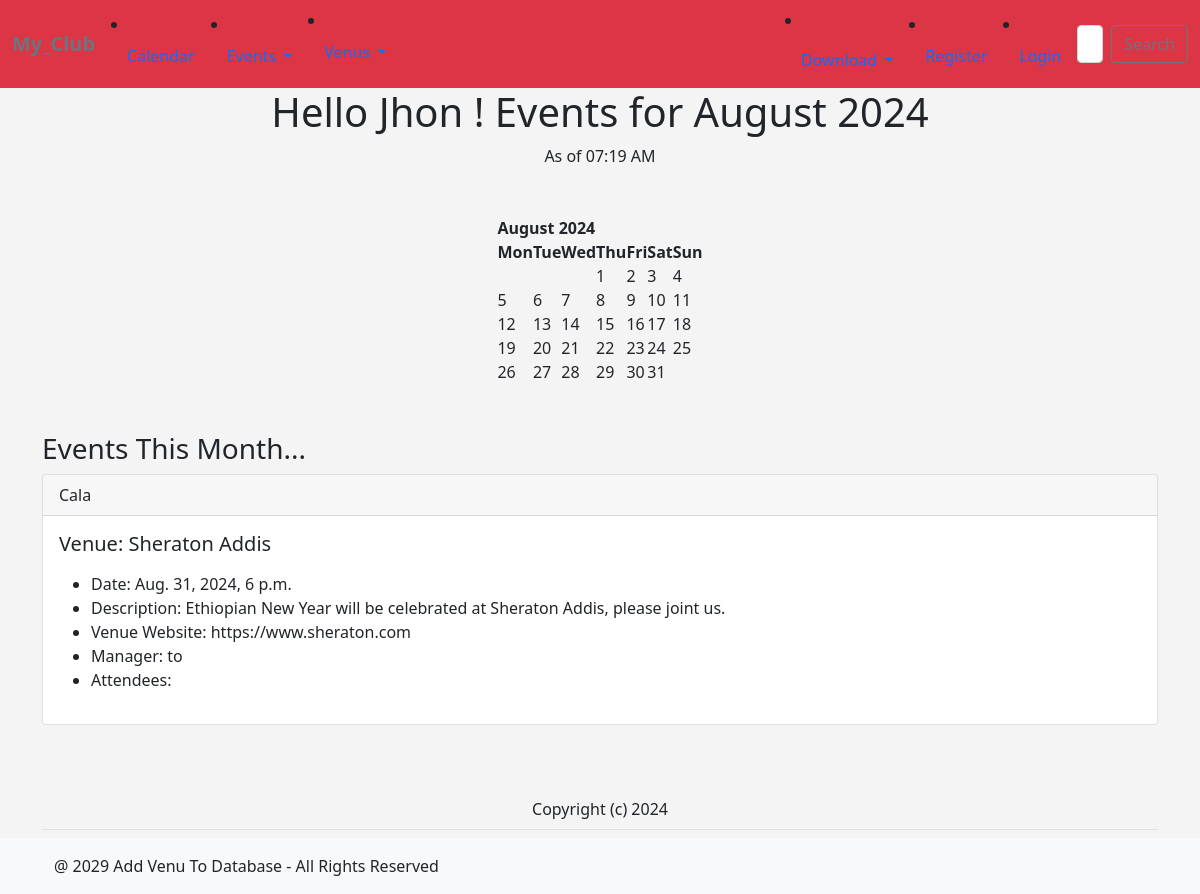
The app's page /index/, older data.
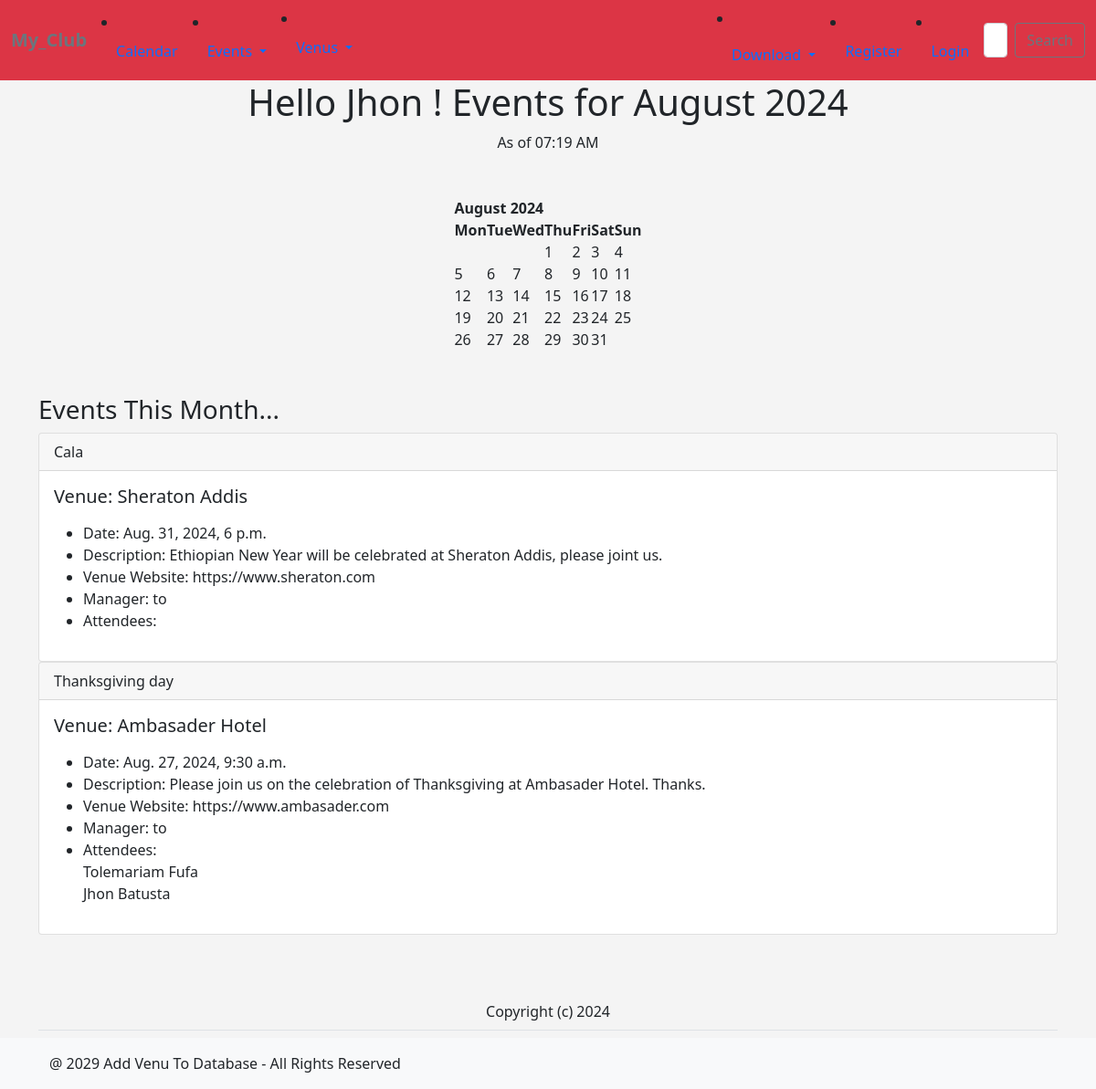
The same page, newer data.
### formsapp/models.py (models this page shows, shortened)
class Event(models.Model):
    name = models.CharField('Event Name', max_length=120)
    event_date = models.DateTimeField('Event Date')
    venue = models.ForeignKey(Venue, blank=True, null=True, on_delete=models.CASCADE)
    manager = models.ForeignKey(User, blank=True, null=True, on_delete=models.SET_NULL)
    description = models.TextField(blank=True)
    attendees = models.ManyToManyField(MyClubUser, blank=True)
    approved = models.BooleanField("Approved", default=False)
    def __str__(self):
        return self.name

class Venue(models.Model):
    name = models.CharField('Venue Name', max_length=100)
    address = models.CharField(max_length=100)
    zip_code = models.CharField('Zip Code', max_length=100)
    phone = models.CharField('Contact Phone', max_length=20, blank=True)
    web = models.URLField('Website Address', blank=True, null=True)
    email_address = models.EmailField('Email Address', max_length=100, blank=True)
    owner = models.IntegerField("Venue Owner", blank=False, default=1)
    venue_image = models.ImageField(null=True, blank=True, upload_to='images/')
    def __str__(self):
        return self.name

class MyClubUser(models.Model):
    firs_name = models.CharField(max_length=30)
    last_name = models.CharField(max_length=30)
    email = models.EmailField('User Email')
    def __str__(self):
        return self.firs_name + ' ' + self.last_name

### formsapp/views.py (the view)
# urls.py: path("index/", views.index, name='index'),
def index(request, year=datetime.now().year, month=datetime.now().strftime('%B')):
    name = "Jhon"
    month = month.capitalize()
    month_number = list(calendar.month_name).index(month)
    month_number = int(month_number)
    now = datetime.now()
    current_year = now.year
    event_list = Event.objects.filter(
        event_date__year = year,
        event_date__month = month_number
    )
    time = now.strftime('%I:%M %p')
    cal = HTMLCalendar().formatmonth(
        year,
        month_number)
    return render(request,
            'formsapp/index.html', {
            "name": name,
            "year": year,
            "month": month,
            "month_number": month_number,
            "cal":cal,
            "current_year": current_year,
            "time": time,
            "event_list": event_list
            })

### formsapp/templates/formsapp/index.html (shortened to what this page needs)
{% extends "formsapp/base.html" %}
{% block content %}
<center>
    <h1> Hello {{ name }} ! Events for {{ month }} {{ year }}</h1>
As of {{ time }}
<br/><br/><br/>
{{ cal|safe }}
<br/></br>
</center>
<h3>Events This Month...</h3>
{% if event_list %}
{% for event in event_list %}
    <div class="card">
        <div class="card-header">
        {{ event }}
        </div>
    <div class="card-body">
      <h5 class="card-title"> Venue: {{ event.venue }}</h5>
      <p class="card-text">
        <ul>
            <li>Date: {{ event.event_date }}</li>
            <li>Description: {{ event.description }}</li>
            <li>Venue Website: {{ event.venue.web }}</li>
            <li>Manager: {{ event.manager }}</li>
            <li>Attendees:<br/>
                {% for user in event.attendees.all %}
                {{ user }}<br/>
                {% endfor %}
                </li>
                </ul>
            </p>
    </div>
    </div>
{% endfor %}
{% else %}
Sorry... There are no events this month!
{% endif %}
<center>
<br/><br/><br/>
Copyright (c) {{ current_year }}
</center>
{% endblock content %}

Row changes from the older to the newer data that the page shows:
added Event: name "Thanksgiving day", venue "Ambasader Hotel", event_date "Aug. 27, 2024, 9:30 a.m.", description "Please join us on the celebration of Thanksgiving at Ambasader Hotel. Thanks.", venue.web "https://www.ambasader.com", manager "to", MyClubUser (firs_name+last_name "Jhon Batusta")
now on this page (row unchanged): MyClubUser: firs_name+last_name "Tolemariam Fufa"
